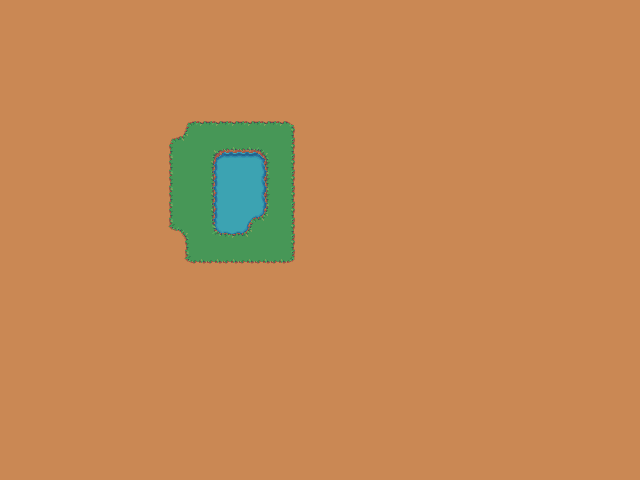

A level layout from a 2D game, rendered from its tile map. Below: a short description, then the map file with tile-grid data replaced by summaries:
An orthogonal 40x30 tile map with 16x16 px tiles, 3 tile layers (Ground, Water, FarmZone) and 8 objects (transition, from_Village).

<map version="1.10" tiledversion="1.12.1" orientation="orthogonal" renderorder="right-down" width="40" height="30" tilewidth="16" tileheight="16" infinite="0" nextlayerid="6" nextobjectid="37">
 <tileset firstgid="1" source="farm_tileset.tsx" />
 <layer id="1" name="Ground" width="40" height="30">
  <data>[1200 cells, 1200 non-empty, 13 distinct tile ids]</data>
 </layer>
 <layer id="2" name="Water" width="40" height="30">
  <data>[1200 cells, 71 non-empty, 11 distinct tile ids]</data>
 </layer>
 <layer id="3" name="FarmZone" width="40" height="30">
  <data>[1200 cells, 441 non-empty, 1 distinct tile ids]</data>
 </layer>
 <objectgroup id="4" name="Collision">
  <object id="6" x="222.75" y="160.5">
   <polygon points="-0.804348,-7.23913 1.43378,-8.11672 4.5,-8.25 23.25,-8.25 29.7045,-8.27841 34.3866,-7.72253 36.6648,-6.53855 38.6719,-4.37525 40.2781,-2.75074 41.4145,-1.19065 42.4773,1.38636 42.75,29.25 42.8119,45.0217 42.3953,47.7787 41.7163,51.7325 39,54.5 36.1403,56.4125 31.25,58.25 28.038,60.375 26.25,63.25 25.6047,65.1586 25.6813,67.7018 24.1321,69.6128 22.4955,71.3919 20.4891,73.3261 -1.3587,73.1087 -3.94009,71.8656 -4.67154,71.4055 -5.5125,70.6913 -6.32316,69.7458 -7.1413,68.6739 -8,67.25 -8.5,61.5 -8.25,0.25 -7.97267,-0.719717 -7.42541,-1.62308 -6.14788,-3.10839 -4.4837,-4.57065 -2.40641,-6.24426" />
  </object>
  <object id="30" x="0.25" y="0.5" width="639.333" height="19" />
  <object id="31" x="622.424" y="19.697" width="17.3333" height="188.303" />
  <object id="32" x="622.5" y="273.432" width="17.3333" height="205.894" />
  <object id="35" x="0.818182" y="461.545" width="622" height="18" />
  <object id="36" x="1.33333" y="20" width="14.6667" height="441.333" />
 </objectgroup>
 <objectgroup id="5" name="Triggers">
  <object id="29" name="enter_village" type="transition" x="613.083" y="208" width="26.9167" height="64" />
 </objectgroup>
 <objectgroup id="5" name="Spawn">
  <object id="29" name="from_Village" x="607.167" y="236.417">
   <point />
  </object>
 </objectgroup>
</map>
